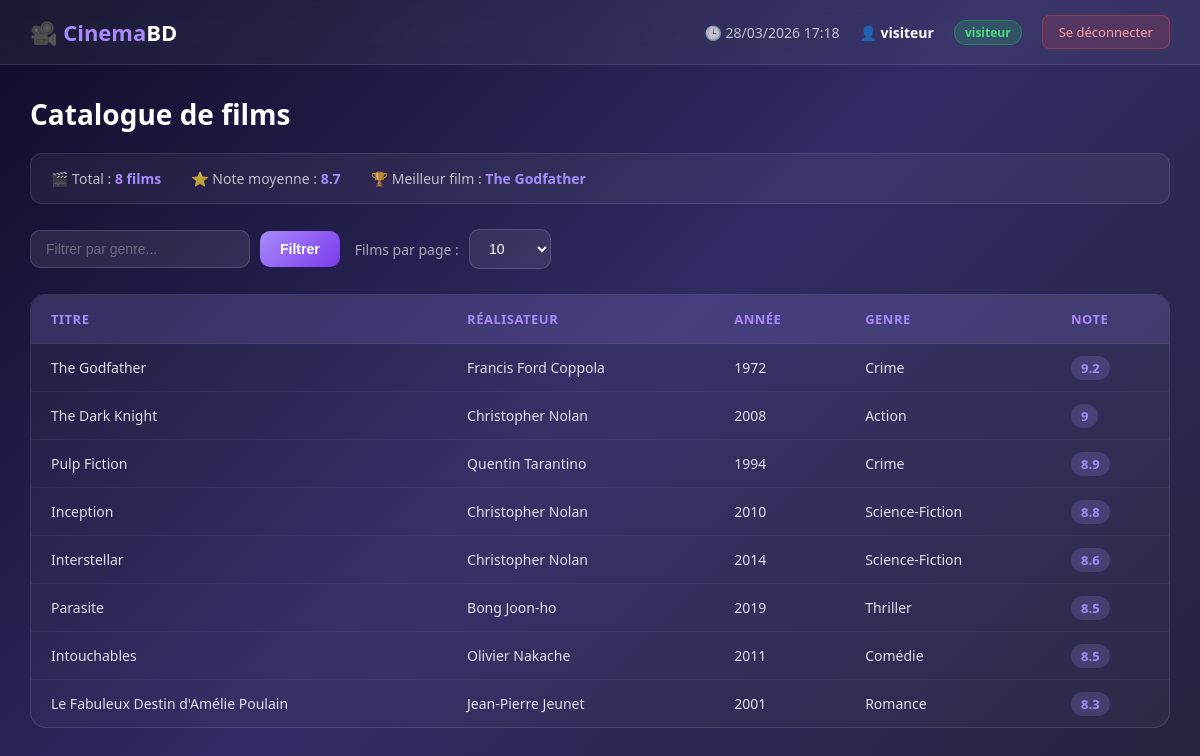
The app's page /catalogue.php (signed in) with its own data.
### tables this page shows
CREATE TABLE IF NOT EXISTS films (
    id          INT(11)        NOT NULL AUTO_INCREMENT,
    titre       VARCHAR(150)   NOT NULL,
    realisateur VARCHAR(100)   NOT NULL,
    annee       INT(4)         NOT NULL,
    genre       VARCHAR(50)    NOT NULL,
    note        DECIMAL(3,1)   NOT NULL,
    PRIMARY KEY (id)
);

### Film.php (called while the page is built, shortened)
<?php
class Film {
    private string $titre;
    private string $realisateur;
    private int $annee;
    private string $genre;
    private float $note;
    public function __construct(
        string $titre,
        string $realisateur,
        int $annee,
        string $genre,
        float $note,
        int $id = 0
    ) {
        $this->titre       = $titre;
        $this->realisateur = $realisateur;
        $this->annee       = $annee;
        $this->genre       = $genre;
        $this->note        = $note;
    }
    public function getTitre(): string       { return $this->titre; }
    public function getRealisateur(): string { return $this->realisateur; }
    public function getAnnee(): int          { return $this->annee; }
    public function getGenre(): string       { return $this->genre; }
    public function getNote(): float         { return $this->note; }
    public function getAll(PDO $pdo): array {
        $stmt  = $pdo->query("SELECT * FROM films ORDER BY note DESC");
        $films = [];
        while ($row = $stmt->fetch(PDO::FETCH_ASSOC)) {
            $films[] = new Film(
                $row['titre'], $row['realisateur'],
                (int)$row['annee'], $row['genre'],
                (float)$row['note'], (int)$row['id']
            );
        }
        return $films;
    }
    public function getStats(PDO $pdo): array {
        $sql = "SELECT COUNT(*) AS total, ROUND(AVG(note),1) AS note_moyenne,
                (SELECT titre FROM films ORDER BY note DESC LIMIT 1) AS meilleur_film
                FROM films";
        $stmt = $pdo->query($sql);
        $row  = $stmt->fetch(PDO::FETCH_ASSOC);
        return [
            'total'         => (int)$row['total'],
            'note_moyenne'  => (float)$row['note_moyenne'],
            'meilleur_film' => $row['meilleur_film'],
        ];
    }
}

### catalogue.php (the view, shortened to what this page needs)
<?php
require_once 'connexion.php';
require_once 'Film.php';
$pdo  = getConnexion();
$film = new Film('', '', 0, '', 0.0);
if (isset($_GET['par_page'])) {
    $parPage = (int)$_GET['par_page'];
    setcookie('film_par_page', $parPage, time() + 30 * 24 * 3600);
} else {
    $parPage = isset($_COOKIE['film_par_page']) ? (int)$_COOKIE['film_par_page'] : 10;
}
$stats = $film->getStats($pdo);
$genreFiltre = trim($_GET['genre'] ?? '');
$films = $genreFiltre !== '' ? Film::getByGenre($pdo, $genreFiltre) : $film->getAll($pdo);
if ($parPage > 0) {
    $films = array_slice($films, 0, $parPage);
}
?>
<!DOCTYPE html>
<html lang="fr">
<head>
</head>
<body>
<div class="navbar">
    <div class="brand">🎥 <span>Cinema</span>BD</div>
    <div class="user-info">
        <?php if (isset($_COOKIE['derniere_connexion'])): ?>
            <span>🕒 <?= htmlspecialchars($_COOKIE['derniere_connexion']) ?></span>
        <?php endif; ?>
        <span>👤 <strong><?= htmlspecialchars($_SESSION['utilisateur']) ?></strong></span>
        <span class="role-badge <?= ($_SESSION['role'] ?? '') === 'visiteur' ? 'visiteur' : '' ?>">
            <?= htmlspecialchars($_SESSION['role'] ?? 'visiteur') ?>
        </span>
        <a href="logout.php" class="btn-logout">Se déconnecter</a>
    </div>
</div>
<div class="main">
    <h1 style="font-size:28px; margin-bottom:20px;">Catalogue de films</h1>
    <div class="stats-bar">
        <span>🎬 Total : <strong><?= $stats['total'] ?> films</strong></span>
        <span>⭐ Note moyenne : <strong><?= $stats['note_moyenne'] ?></strong></span>
        <span>🏆 Meilleur film : <strong><?= htmlspecialchars($stats['meilleur_film'] ?? '–') ?></strong></span>
    </div>
    <div class="controls">
        <form method="GET" style="display:flex; gap:10px; align-items:center;">
            <input type="text" name="genre" value="<?= htmlspecialchars($genreFiltre) ?>" placeholder="Filtrer par genre...">
            <button type="submit" class="btn btn-primary">Filtrer</button>
        </form>
        <form method="GET" style="display:flex; gap:10px; align-items:center;">
            <label style="font-size:14px; color:rgba(255,255,255,0.6);">Films par page :</label>
            <select name="par_page" onchange="this.form.submit()">
                <option value="10" <?= $parPage == 10 ? 'selected' : '' ?>>10</option>
            </select>
        </form>
    </div>
    <div class="table-wrapper">
        <?php if (empty($films)): ?>
            <div class="empty-msg">🎞️ Aucun film trouvé.</div>
        <?php else: ?>
        <table>
            <thead>
                <tr>
                    <th>Titre</th>
                    <th>Réalisateur</th>
                    <th>Année</th>
                    <th>Genre</th>
                    <th>Note</th>
                </tr>
            </thead>
            <tbody>
            <?php foreach ($films as $f): ?>
                <tr>
                    <td><?= htmlspecialchars($f->getTitre()) ?></td>
                    <td><?= htmlspecialchars($f->getRealisateur()) ?></td>
                    <td><?= $f->getAnnee() ?></td>
                    <td><?= htmlspecialchars($f->getGenre()) ?></td>
                    <td><span class="note-badge"><?= $f->getNote() ?></span></td>
                </tr>
            <?php endforeach; ?>
            </tbody>
        </table>
        <?php endif; ?>
    </div>
</div>
</body>
</html>

### catalogue.php (style rules this page uses)
* { margin: 0; padding: 0; box-sizing: border-box; }
body { min-height: 100vh; background: linear-gradient(135deg, #0f0c29, #302b63, #24243e); font-family: 'Segoe UI', sans-serif; color: white; }
.navbar { background: rgba(255,255,255,0.05); backdrop-filter: blur(10px); border-bottom: 1px solid rgba(255,255,255,0.1); padding: 15px 30px; display: flex; justify-content: space-between; align-items: center; }
.navbar .brand { font-size: 22px; font-weight: 700; }
.navbar .brand span { color: #a78bfa; }
.navbar .user-info { display: flex; align-items: center; gap: 20px; font-size: 14px; color: rgba(255,255,255,0.7); }
.navbar .user-info strong { color: white; }
.role-badge { background: rgba(167,139,250,0.2); border: 1px solid rgba(167,139,250,0.4); color: #a78bfa; padding: 3px 10px; border-radius: 20px; font-size: 12px; font-weight: 600; }
.role-badge.visiteur { background: rgba(34,197,94,0.2); border-color: rgba(34,197,94,0.4); color: #4ade80; }
.btn-logout { background: rgba(239,68,68,0.15); border: 1px solid rgba(239,68,68,0.4); color: #fca5a5; padding: 7px 16px; border-radius: 8px; text-decoration: none; font-size: 13px; transition: all 0.2s; }
.main { padding: 30px; max-width: 1200px; margin: 0 auto; }
.stats-bar { background: rgba(255,255,255,0.05); border: 1px solid rgba(255,255,255,0.1); border-radius: 12px; padding: 15px 20px; margin-bottom: 25px; display: flex; gap: 30px; font-size: 14px; color: rgba(255,255,255,0.7); }
.stats-bar strong { color: #a78bfa; }
.controls { display: flex; gap: 15px; align-items: center; margin-bottom: 25px; flex-wrap: wrap; }
.controls input[type="text"] { background: rgba(255,255,255,0.08); border: 1px solid rgba(255,255,255,0.15); border-radius: 10px; color: white; padding: 10px 15px; font-size: 14px; outline: none; width: 220px; }
.controls input[type="text"]::placeholder { color: rgba(255,255,255,0.3); }
.controls select { background: rgba(255,255,255,0.08); border: 1px solid rgba(255,255,255,0.15); border-radius: 10px; color: white; padding: 10px 15px; font-size: 14px; outline: none; cursor: pointer; }
.controls select option { background: #302b63; }
.btn { padding: 10px 20px; border-radius: 10px; border: none; font-size: 14px; font-weight: 600; cursor: pointer; text-decoration: none; display: inline-block; transition: all 0.2s; }
.btn-primary { background: linear-gradient(135deg, #a78bfa, #7c3aed); color: white; }
.table-wrapper { background: rgba(255,255,255,0.03); border: 1px solid rgba(255,255,255,0.1); border-radius: 16px; overflow: hidden; }
table { width: 100%; border-collapse: collapse; }
thead { background: rgba(167,139,250,0.15); }
thead th { padding: 15px 20px; text-align: left; font-size: 13px; font-weight: 600; color: #a78bfa; text-transform: uppercase; letter-spacing: 0.5px; }
tbody tr { border-top: 1px solid rgba(255,255,255,0.06); transition: background 0.2s; }
tbody td { padding: 14px 20px; font-size: 14px; color: rgba(255,255,255,0.85); }
.note-badge { background: rgba(167,139,250,0.2); color: #a78bfa; padding: 3px 10px; border-radius: 20px; font-weight: 700; font-size: 13px; }

### records on screen
films: titre "The Godfather", realisateur "Francis Ford Coppola", annee "1972", genre "Crime", note "9.2"
films: titre "The Dark Knight", realisateur "Christopher Nolan", annee "2008", genre "Action", note "9"
films: titre "Pulp Fiction", realisateur "Quentin Tarantino", annee "1994", genre "Crime", note "8.9"
films: titre "Inception", realisateur "Christopher Nolan", annee "2010", genre "Science-Fiction", note "8.8"
films: titre "Interstellar", realisateur "Christopher Nolan", annee "2014", genre "Science-Fiction", note "8.6"
films: titre "Parasite", realisateur "Bong Joon-ho", annee "2019", genre "Thriller", note "8.5"
films: titre "Intouchables", realisateur "Olivier Nakache", annee "2011", genre "Comédie", note "8.5"
films: titre "Le Fabuleux Destin d'Amélie Poulain", realisateur "Jean-Pierre Jeunet", annee "2001", genre "Romance", note "8.3"

### other values on screen
$_COOKIE['derniere_connexion'] "28/03/2026 17:18"
$_SESSION['utilisateur'] "visiteur"
$_SESSION['role'] "visiteur"
$stats['total'] "8"
$stats['note_moyenne'] "8.7"
$stats['meilleur_film'] "The Godfather"
